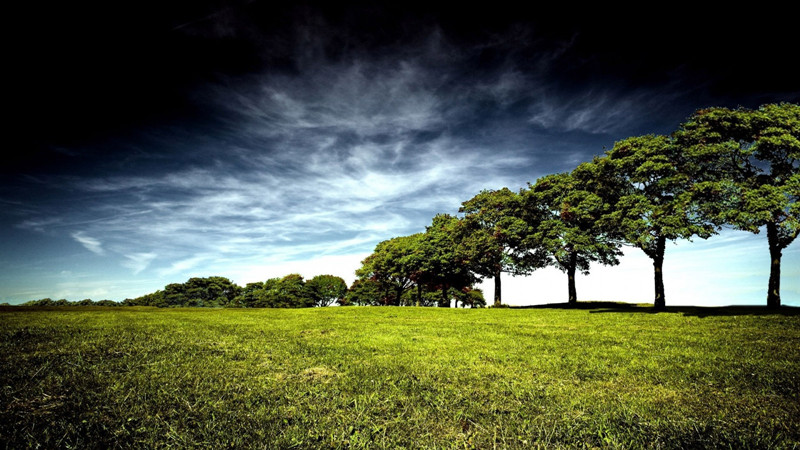
//> input picture WarpAffice/WarpAffice/1.jpg, 800 x 450 px
$ ./WarpAffice   (built with g++ and OpenCV 4)
//> lines starting //> are read from the running program, lines starting //| are printed output that depends on the picture
### WarpAffice/WarpAffice/stdafx.h
// stdafx.h : 标准系统包含文件的包含文件，
// 或是经常使用但不常更改的
// 特定于项目的包含文件
//

#pragma once

#include "targetver.h"

#include <stdio.h>
#include <tchar.h>


// TODO:  在此处引用程序需要的其他头文件

### WarpAffice/WarpAffice/WarpAffice.cpp
// WarpAffice.cpp : 定义控制台应用程序的入口点。
//

#include "stdafx.h"
#include <opencv2/opencv.hpp>
#include <iostream>

using namespace cv;
using namespace std;

//-----------【宏定义】--------
#define WINDOWS_NAME1 "原始图"
#define WINDOWS_NMAE2 "经过Warp后的图像"
#define WINDOWS_NAME3 "经过Wrap和Rotate后的窗口"

//----------全局函数声明部分
static void ShowHelpText();


int main()
{
	//改变界面颜色和显示帮助信息
	system("color 5F");
	ShowHelpText();

	//定义两组点，代表两个三角形
	Point2f srcTriangel[3];
	Point2f dstTriangel[3];

	//定义Mat变量
	Mat rotMat(2, 3, CV_32FC1);
	Mat warpMat(2, 3, CV_32FC1);
	Mat srcImage, dstImage_warp, dstImage_warp_rotate;


	//加载原图像
	srcImage = imread("1.jpg");
//> srcImage is the input picture: 450 rows x 800 cols, CV_8UC3; mean B, G, R 65.4, 85, 76.5
	if (!srcImage.data)
	{
		printf("cannot find the file! Plese check it\n");
		return false;
	}

	//设置目标图像的大小和类型和源图像一致
	dstImage_warp = Mat::zeros( srcImage.rows, srcImage.cols, srcImage.type());

	//设置源图像和目标图像上的三组点及计算放射变换
	srcTriangel[0] = Point2f(0, 0);
	srcTriangel[1] = Point2f(static_cast<float>(srcImage.cols - 1), 0);
	srcTriangel[2] = Point2f(1, static_cast<float>(srcImage.rows - 1));

	dstTriangel[0] = Point(static_cast<float>(srcImage.cols*0.0), static_cast<float>(srcImage.rows*0.33));
	dstTriangel[1] = Point(static_cast<float>(srcImage.cols*0.65), static_cast<float>(srcImage.rows*0.35));
	dstTriangel[2] = Point(static_cast<float>(srcImage.cols*0.15), static_cast<float>(srcImage.rows*0.6));

	//求得仿射变换
	warpMat = getAffineTransform( srcTriangel, dstTriangel);
	//对原图像应用刚刚求得的仿射变换
	warpAffine(srcImage, dstImage_warp, warpMat, dstImage_warp.size());
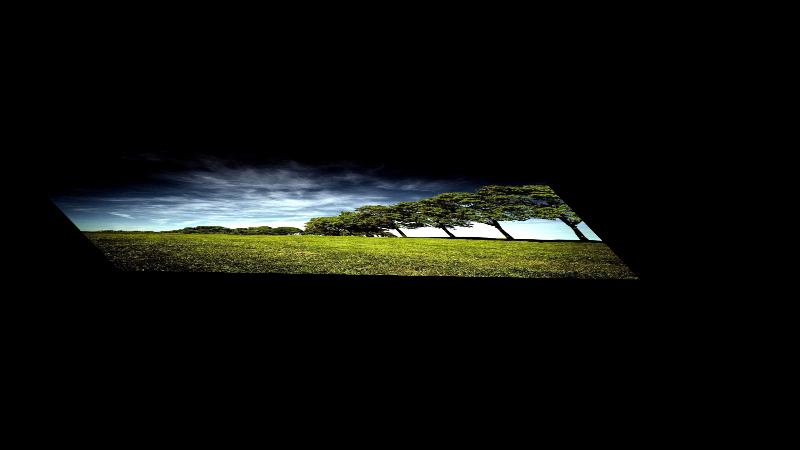
//> dstImage_warp: 450 rows x 800 cols, CV_8UC3; mean B, G, R 11.4, 14.8, 13.3

	//对图像进行缩放后在旋转
	//计算绕图像中点顺时针旋转50度缩放因子为0.6的旋转矩阵
	Point center = Point(dstImage_warp.cols / 2, dstImage_warp.rows / 2);
//> center = Point(400, 225)
	double angle = -90.0;
	double scale = 0.8;

	//通过上面的旋转细节信息求旋转矩阵
	rotMat = getRotationMatrix2D(center, angle, scale);

	//旋转已经缩放的图像
	warpAffine(dstImage_warp, dstImage_warp_rotate, rotMat, dstImage_warp.size());
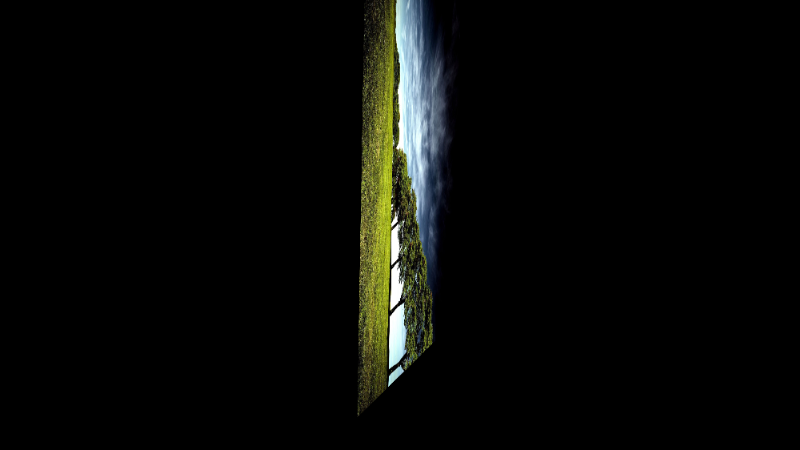
//> dstImage_warp_rotate: 450 rows x 800 cols, CV_8UC3; mean B, G, R 6.9, 9.1, 8.3

	//显示结果
	imshow(WINDOWS_NAME1,srcImage);
	imshow(WINDOWS_NMAE2, dstImage_warp);
	imshow(WINDOWS_NAME3, dstImage_warp_rotate);

	waitKey(0);

    return 0;
}
static void ShowHelpText()
{

	//输出欢迎信息和OpenCV版本
	printf("\n\n\t\t\t   当前使用的OpenCV版本为：" CV_VERSION);
	printf("\n\n  ----------------------------------------------------------------------------\n");

	//输出一些帮助信息
	printf("\n\n\t\t欢迎来到仿射变换综合示例程序.\n\n");
	printf("\t\t键盘按键【ESC】- 退出程序\n");
}
